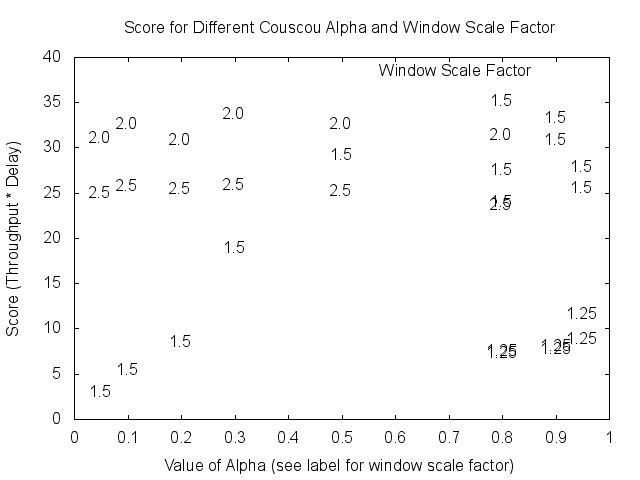

Write gnuplot code to recreate this figure.
#!/usr/bin/env gnuplot

reset
set terminal png

set key on
set xlabel "Value of Alpha (see label for window scale factor)"
set ylabel "Score (Throughput * Delay)"
set title "Score for Different Couscou Alpha and Window Scale Factor"
set datafile separator ","
plot "couscou-combined-1-2.csv" using 1:($5/$7*1000):2 title "Window Scale Factor" with labels
